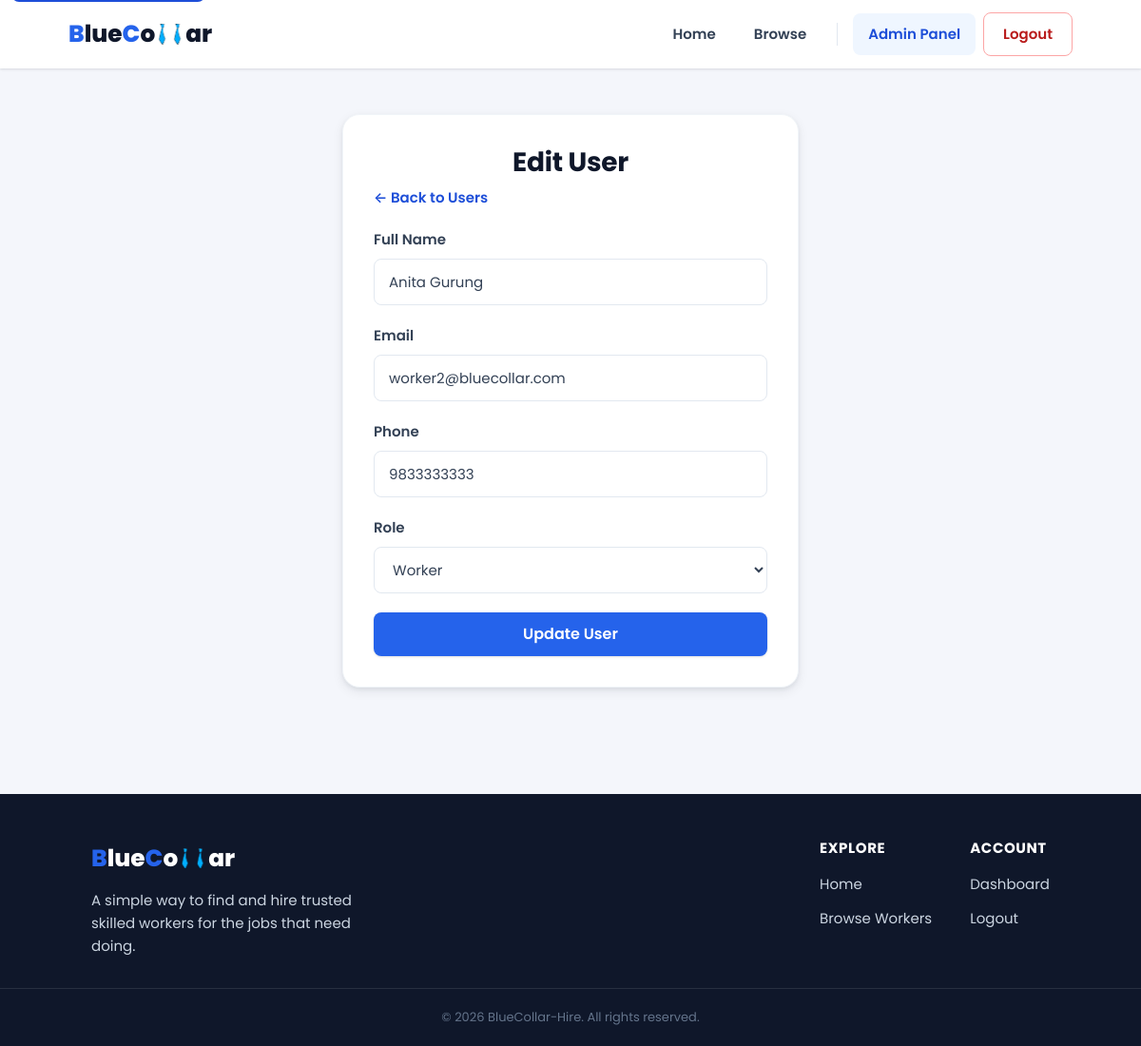
/admin/edit_user.php?id=4 (signed in), run on the app's committed database.
### tables this page shows
CREATE TABLE users (
    id INT AUTO_INCREMENT PRIMARY KEY,
    name VARCHAR(100) NOT NULL,
    email VARCHAR(150) NOT NULL UNIQUE,
    phone VARCHAR(20) NOT NULL,
    password VARCHAR(255) NOT NULL,
    role ENUM('client','worker','admin') NOT NULL DEFAULT 'client',
    avatar VARCHAR(20) DEFAULT '🙂',
    created_at TIMESTAMP DEFAULT CURRENT_TIMESTAMP
);

### config/session.php (called while the page is built, shortened)
<?php
function e($string)
{
    return htmlspecialchars($string ?? "", ENT_QUOTES, "UTF-8");
}

### admin/edit_user.php (the view, shortened to what this page needs)
<?php
require_once "../config/session.php";
$id = intval($_GET['id'] ?? 0);
$stmt = mysqli_prepare($conn, "SELECT * FROM users WHERE id = ?");
mysqli_stmt_bind_param($stmt, "i", $id);
mysqli_stmt_execute($stmt);
$user = mysqli_stmt_get_result($stmt)->fetch_assoc();
?>
<!DOCTYPE html>
<html lang="en">
<head>
    <link rel="stylesheet" href="../assets/css/style.css">
    <link rel="stylesheet" href="https://cdnjs.cloudflare.com/ajax/libs/font-awesome/6.7.1/css/all.min.css">
</head>
<body>
    <?php $base = "../"; $activePage = "dashboard"; include "../includes/navbar.php"; ?>
    <main id="main-content" class="form-page">
        <div class="form-container">
            <div class="form-card">
                <form method="POST" novalidate>
                    <h2>Edit User</h2>
                    <p class="breadcrumb"><a href="users.php">&larr; Back to Users</a></p>
                    <div class="field">
                        <label for="name">Full Name</label>
                        <input type="text" id="name" name="name" value="<?= e($user['name']) ?>" required>
                    </div>
                    <div class="field">
                        <label for="email">Email</label>
                        <input type="email" id="email" name="email" value="<?= e($user['email']) ?>" required>
                    </div>
                    <div class="field">
                        <label for="phone">Phone</label>
                        <input type="text" id="phone" name="phone" value="<?= e($user['phone']) ?>" required>
                    </div>
                    <div class="field">
                        <label for="role">Role</label>
                        <select name="role" id="role">
                            <option value="worker" <?= $user['role'] == "worker" ? "selected" : "" ?>>Worker</option>
                        </select>
                    </div>
                    <button type="submit" name="update" class="btn primary block">Update User</button>
                </form>
            </div>
        </div>
    </main>
    <?php $base = "../"; include "../includes/footer.php"; ?>
</body>
</html>

### assets/css/style.css (style rules this page uses)
:root { --brand-50: #eff6ff; --brand-100: #dbeafe; --brand-200: #bfdbfe; --brand-500: #3b82f6; --brand-600: #2563eb; --brand-700: #1d4ed8; --brand-900: #1e3a8a; --ink-900: #0f172a; --ink-700: #334155; --ink-600: #475569; --ink-500: #64748b; --ink-300: #cbd5e1; --ink-200: #e2e8f0; --ink-100: #f1f5f9; --surface: #ffffff; --surface-muted: #f8fafc; --page-bg: #f4f6fb; --success-bg: #dcfce7; --success-text: #15803d; --success-ring: #86efac; --warning-bg: #fef3c7; --warning-text: #92400e; --warning-ring: #fcd34d; --danger-bg: #fee2e2; --danger-text: #b91c1c; --danger-ring: #fca5a5; --neutral-bg: #e2e8f0; --neutral-text: #475569; --neutral-ring: #cbd5e1; --danger-600: #dc2626; --danger-700: #b91c1c; --shadow-sm: 0 1px 2px rgba(15, 23, 42, 0.06), 0 1px 3px rgba(15, 23, 42, 0.08); --shadow-md: 0 4px 12px rgba(15, 23, 42, 0.08), 0 2px 4px rgba(15, 23, 42, 0.06); --shadow-lg: 0 12px 30px rgba(15, 23, 42, 0.12), 0 4px 10px rgba(15, 23, 42, 0.06); --radius-sm: 8px; --radius-md: 12px; --radius-lg: 18px; --radius-full: 999px; --space-1: 4px; --space-2: 8px; --space-3: 12px; --space-4: 16px; --space-5: 20px; --space-6: 24px; --space-8: 32px; --space-10: 40px; --space-12: 48px; --space-16: 64px; --font-sans: "Poppins", -apple-system, BlinkMacSystemFont, "Segoe UI", Roboto, Helvetica, Arial, sans-serif; --text-xs: 0.8125rem; --text-sm: 0.9375rem; --text-base: 1rem; --text-lg: 1.125rem; --text-xl: 1.375rem; --text-2xl: 1.75rem; --text-3xl: 2.25rem; --text-4xl: 3rem; --container: 1200px; --header-h: 72px; --transition: 180ms cubic-bezier(0.4, 0, 0.2, 1); }
*, *::before, *::after { box-sizing: border-box; }
* { margin: 0; padding: 0; }
html { scroll-behavior: smooth; }
body { font-family: var(--font-sans); color: var(--ink-700); background: var(--page-bg); line-height: 1.6; -webkit-font-smoothing: antialiased; text-rendering: optimizeLegibility; }
a { text-decoration: none; color: inherit; }
button { font-family: inherit; cursor: pointer; }
input, select, textarea, button { font-family: inherit; font-size: inherit; color: inherit; }
h1, h2, h3, h4 { color: var(--ink-900); font-weight: 700; line-height: 1.25; letter-spacing: -0.01em; }
h2 { font-size: var(--text-2xl); }
p { color: var(--ink-600); }
main { display: block; min-height: calc(100vh - var(--header-h) - 220px); }
.btn { display: inline-flex; align-items: center; justify-content: center; gap: var(--space-2); padding: 13px 28px; border-radius: var(--radius-sm); border: 2px solid transparent; font-weight: 600; font-size: var(--text-base); line-height: 1; transition: transform var(--transition), box-shadow var(--transition), background var(--transition), color var(--transition), border-color var(--transition); cursor: pointer; }
.btn.primary { background: var(--brand-600); color: #fff; box-shadow: var(--shadow-sm); }
.btn.block { width: 100%; }
.form-page { padding: var(--space-12) 20px; display: flex; justify-content: center; }
.form-container { width: 100%; max-width: 480px; }
.form-card { background: var(--surface); padding: var(--space-8); border-radius: var(--radius-lg); box-shadow: var(--shadow-md); border: 1px solid var(--ink-100); }
.form-card h2 { text-align: center; margin-bottom: var(--space-2); }
.field { margin-bottom: var(--space-5); }
.field label { display: block; margin-bottom: var(--space-2); font-weight: 600; font-size: var(--text-sm); color: var(--ink-700); }
.form-card input[type="text"], .form-card input[type="email"], .form-card input[type="password"], .form-card input[type="number"], .form-card input[type="date"], .form-card input[type="tel"], .form-card select, .form-card textarea { width: 100%; padding: 12px 15px; border: 1.5px solid var(--ink-200); border-radius: var(--radius-sm); font-size: var(--text-sm); background: var(--surface); transition: border-color var(--transition), box-shadow var(--transition); }
.breadcrumb { font-size: var(--text-sm); color: var(--ink-500); margin-bottom: var(--space-5); }
.breadcrumb a { color: var(--brand-700); font-weight: 600; }
* { box-sizing: border-box; }

### data on the page
users: name "Anita Gurung", email "worker2@bluecollar.com", phone "9833333333", role "Worker"
